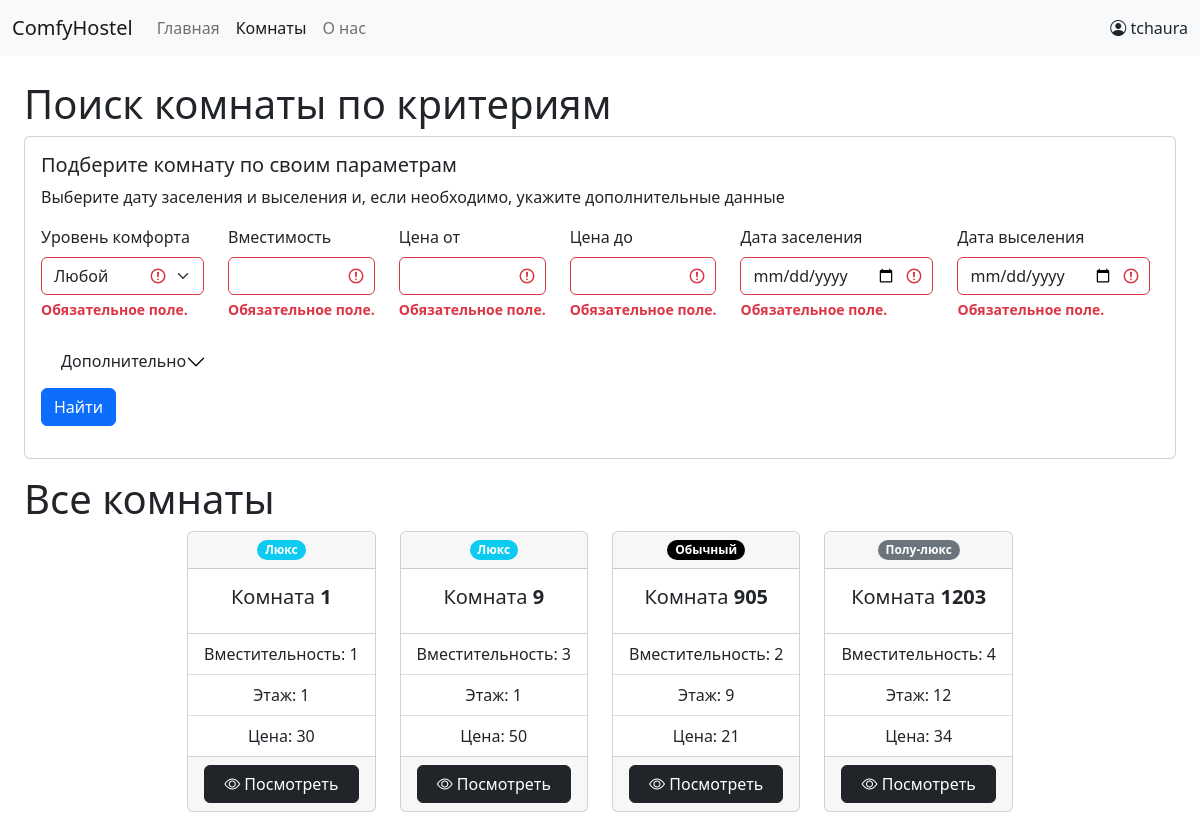
Screenshot of /home/rooms/ (signed in) with the database file from the repository.
### home/models.py (models this page shows, shortened)
class Room(models.Model):
    CAPACITY_CHOICES = [
        (1, 1), (2, 2), (3, 3), (4, 4), (5, 5),
    ]
    capacity = models.IntegerField(choices=CAPACITY_CHOICES, default=CAPACITY_CHOICES[0])
    COMFORTABILITY_CHOICES = [
        ("lux", "Люкс"),
        ("semi-lux", "Полу-люкс"),
        ("standard", "Обычный"),
    ]
    comfortability = models.CharField(choices=COMFORTABILITY_CHOICES, max_length=20)
    number = models.IntegerField(primary_key=True, unique=True)
    floor = models.IntegerField()
    price = models.IntegerField()
    STATUSES_LIST = [
        ("available", "Свободна"),
        ("taken", "Занята"),
    ]
    status = models.CharField(max_length=20, choices=STATUSES_LIST, default=STATUSES_LIST[0])
    def get_absolute_url(self):
        return reverse('room-detail', args=[str(self.number)])

### home/views.py (the view, shortened to what this page needs)
# urls.py: path('rooms/', views.rooms, name="rooms"),
def rooms(request):
    form = RoomsFilterForm(request.POST)
    room_query_set = Room.objects.all()
    is_found = False
    context = {
        'form': form,
        'room_list': room_query_set,
        'is_found': is_found,
    }
    return render(request, template_name='home/room_list.html', context=context)

### home/forms.py (called while the page is built)
    def clean(self):
        cd = self.cleaned_data
        if cd.get('date_to') and cd.get('date_from'):
            if cd.get('date_to') <= cd.get('date_from'):
                self.add_error('date_to', 'Дата выселения должна быть позднее, чем дата заселения')
            if cd.get('date_from') < datetime.date.today():
                self.add_error('date_from', 'Дата заселения должна быть не ранее текущей даты')
        return cd

### home/templates/home/room_list.html (shortened to what this page needs)
{% extends 'base_generic.html' %}
{% load crispy_forms_filters %}
{% load crispy_forms_field %}
{% load crispy_forms_tags %}
{% load crispy_forms_utils %}
{% block content %}
    <h1 class="header">Поиск комнаты по критериям</h1>
    <div class="col card">
        <div class="card-body">
            <h5 class="card-title">Подберите комнату по своим параметрам</h5>
            <p class="card-text">Выберите дату заселения и выселения и, если необходимо, укажите дополнительные данные</p>
            <form method="post">
                <div class="row row-cols-md-2">
                    <div class="col-md-auto">{{ form.comfortability|as_crispy_field }}</div>
                    <div class="col-md-auto">{{ form.capacity|as_crispy_field }}</div>
                    <div class="col-md-auto">{{ form.price_from|as_crispy_field }}</div>
                    <div class="col-md-auto">{{ form.price_to|as_crispy_field }}</div>
                    <div class="col-md-auto">{{ form.date_from|as_crispy_field }}</div>
                    <div class="col-md-auto">{{ form.date_to|as_crispy_field}}</div>
                </div>
                <div class="row row-cols-auto">
                    <div class="accordion accordion-flush col-md-auto" id="accordionFlushAdditional">
                        <div class="accordion-item">
                            <h2 class="accordion-header" style="--bs-btn-padding-x: 0rem;" id="flush-headingOne">
                                <button class="accordion-button collapsed" type="button" data-bs-toggle="collapse" data-bs-target="#flush-collapseOne" aria-expanded="false" aria-controls="flush-collapseOne">
                                    Дополнительно
                                </button>
                            </h2>
                        </div>
                    </div>
                </div>
                <button type="submit" name="findRoom" class="btn btn-primary" value="find">Найти</button>
            </form>
        </div>
    </div>
    <div class="col mt-3">
        {% if form.is_valid %}
            <h1 class="header">Найденные комнаты</h1>
        {% else %}
            <h1 class="header">Все комнаты</h1>
        {% endif %}
        <div class="row row-cols-auto justify-content-center g-4">
            {% for room in room_list %}
                <div class="col-md-auto" href="#">
                    <div class="card text-center h-100">
                        <div class="card-header">
                            <span class="badge {% if room.comfortability == 'lux' %} bg-info {% elif room.comfortability == 'semi-lux' %} bg-secondary {% else %} bg-black {% endif %} rounded-pill">{{ room.get_comfortability_display }}</span>
                        </div>
                        <div class="card-body">
                            <h5 class="card-title">Комната <strong>{{ room.number }}</strong>
                            </h5>
                        </div>
                        <ul class="list-group list-group-flush">
                            <li class="list-group-item">Вместительность: {{ room.capacity }}</li>
                            <li class="list-group-item">Этаж: {{ room.floor }}</li>
                            <li class="list-group-item">Цена: {{ room.price }}</li>
                        </ul>
                        <div class="card-footer">
                            <div class="d-grid gap-2">
                                <a class="btn btn-primary btn-dark" href="{{ room.get_absolute_url }}"><i class="bi bi-eye"></i> Посмотреть</a>
                            </div>
                        </div>
                    </div>
                </div>
            {% empty %}
                <div class="col-md">
                    Ничего не найдено
                </div>
            {% endfor %}
        </div>
    </div>
{% endblock %}

### home/templates/base_generic.html (shortened to what this page needs)
{% load crispy_forms_filters %}
{% load static %}
{% load crispy_forms_tags %}
<!DOCTYPE html>
<html lang="ru">
<head>
    <link href="https://cdn.jsdelivr.net/npm/bootstrap@5.2.0/dist/css/bootstrap.min.css" rel="stylesheet">
    <link rel="stylesheet" href="https://cdn.jsdelivr.net/npm/bootstrap-icons@1.9.1/font/bootstrap-icons.css">
<link rel="stylesheet" href="{% static 'css/styles.css' %}">
</head>
<body>
{% block navbar %}
<nav class="navbar navbar-expand-lg bg-light">
                <div class="container-fluid">
                    <a class="navbar-brand" href="{% url "index" %}">ComfyHostel</a>
                    <div class="collapse navbar-collapse" id="navbarSupportedContent">
                        <ul class="navbar-nav me-auto mb-2 mb-lg-0">
                            <li class="nav-item">
                                <a class="nav-link {% if request.path == '/home/' %} active {% endif %}" aria-current="page" href="{% url 'index' %}">Главная</a>
                            </li>
                            <li class="nav-item">
                                <a class="nav-link {% if request.path == '/home/rooms/' %} active {% endif %}" href="{% url 'rooms' %}">Комнаты</a>
                            </li>
                            <li class="nav-item">
                                <a class="nav-link {% if request.path == '/about/' %} active {% endif %}" href="{% url 'about' %}">О нас</a>
                            </li>
                        </ul>
                        <div class="nav-item"><a class="nav-link" href="{% url 'profile' %}"><i class="bi bi-person-circle"></i> {% if user.is_authenticated %} {{ user.get_username }}{% else %}Личный кабинет{% endif %}</a></div>
                    </div>
                </div>
            </nav>
{% endblock %}
<div class="container-fluid p-4">
    <div class="row">
        <div class="col">
        {% block content %}
        {% endblock %}
    </div>
    </div>
</div>
</body>
</html>

### rows the page displays
Room: comfortability "Люкс", number "1", capacity "1", floor "1", price "30"
Room: comfortability "Люкс", number "9", capacity "3", floor "1", price "50"
Room: comfortability "Обычный", number "905", capacity "2", floor "9", price "21"
Room: comfortability "Полу-люкс", number "1203", capacity "4", floor "12", price "34"

### other values shown
{{ user.get_username }} "tchaura"
